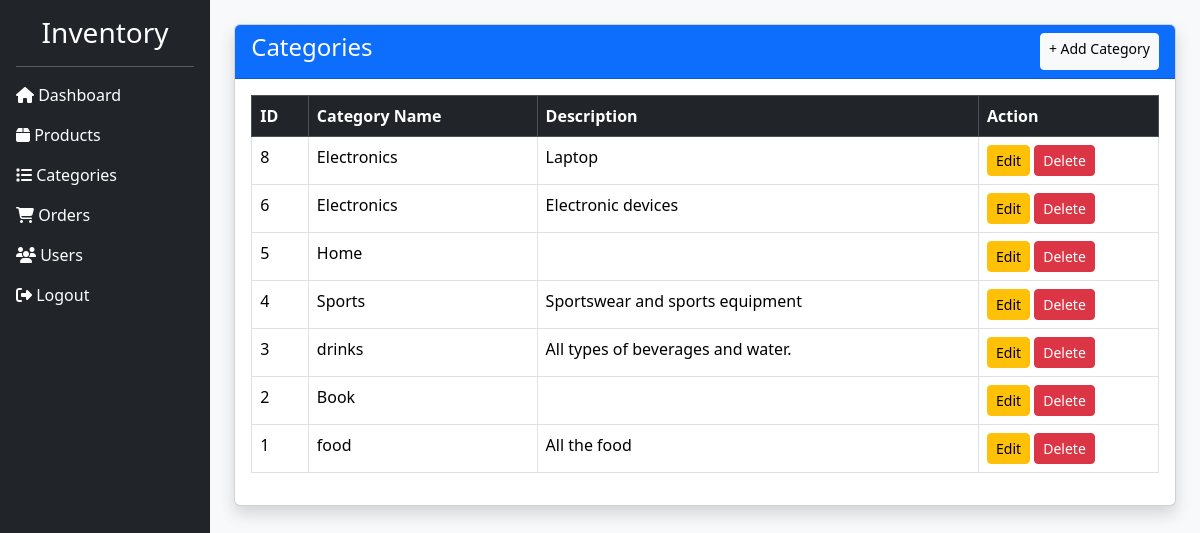
Screenshot of /admin/categories.php (signed in) with the database file from the repository.
### tables this page shows
CREATE TABLE `categories` (
  `id` int(11) NOT NULL,
  `category_name` varchar(100) NOT NULL,
  `description` text NOT NULL,
  `created_at` timestamp NOT NULL DEFAULT current_timestamp()
);

### admin/categories.php (the view, shortened to what this page needs)
<?php
include "../config/db.php";
include "../includes/header.php";
include "../includes/sidebar.php";
$sql = "SELECT * FROM categories ORDER BY id DESC";
$result = mysqli_query($conn, $sql);
?>
<div class="card shadow">
    <div class="card-header bg-primary text-white d-flex justify-content-between">
        <h4>Categories</h4>
        <a href="add_category.php" class="btn btn-light btn-sm">
            + Add Category
        </a>
    </div>
    <div class="card-body">
        <table class="table table-bordered table-hover">
            <thead class="table-dark">
                <tr>
                    <th>ID</th>
                    <th>Category Name</th>
                    <th>Description</th>
                    <th width="180">Action</th>
                </tr>
            </thead>
            <tbody>
            <?php while($row = mysqli_fetch_assoc($result)){ ?>
                <tr>
                    <td><?php echo $row['id']; ?></td>
                    <td><?php echo $row['category_name']; ?></td>
                    <td><?php echo $row['description']; ?></td>
                    <td>
                        <a href="edit_category.php?id=<?php echo $row['id']; ?>" class="btn btn-warning btn-sm">
                            Edit
                        </a>
                        <a href="delete_category.php?id=<?php echo $row['id']; ?>"
                           class="btn btn-danger btn-sm"
                           onclick="return confirm('Are you sure you want to delete this category?');">
                            Delete
                        </a>
                    </td>
                </tr>
            <?php } ?>
            </tbody>
        </table>
    </div>
</div>
<?php
include "../includes/footer.php";
?>

### rows the page displays
categories: id "8", category_name "Electronics", description "Laptop"
categories: id "6", category_name "Electronics", description "Electronic devices"
categories: id "5", category_name "Home"
categories: id "4", category_name "Sports", description "Sportswear and sports equipment"
categories: id "3", category_name "drinks", description "All types of beverages and water."
categories: id "2", category_name "Book"
categories: id "1", category_name "food", description "All the food"
